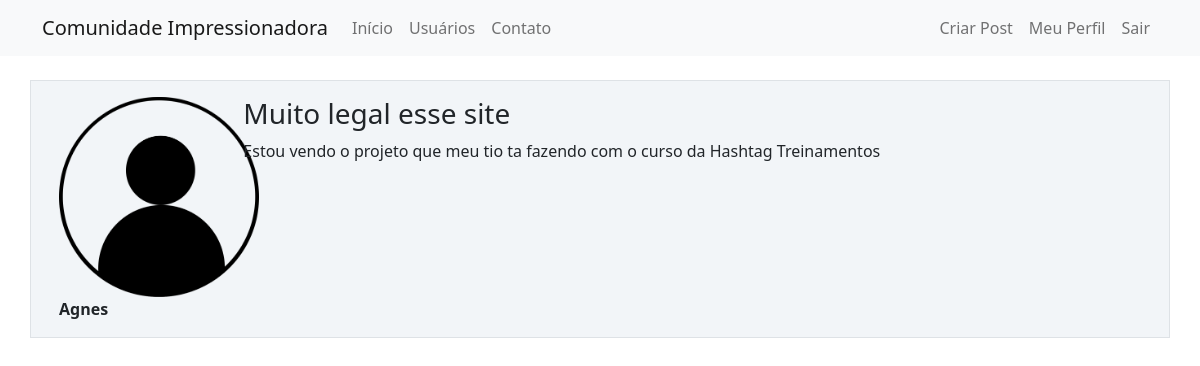
Screenshot of /post/3 (signed in) with the database file from the repository.
### comunidadeimpressionadora/models.py (models this page shows)
class Usuario(database.Model, UserMixin):
    id = database.Column(database.Integer, primary_key = True)
    username = database.Column(database.String, nullable = False)
    email = database.Column(database.String, nullable = False, unique = True)
    senha = database.Column(database.String, nullable = False)
    foto_perfil = database.Column(database.String, default = 'default.jpg')
    posts = database.relationship('Post', backref = 'autor', lazy = True)
    cursos = database.Column(database.String, nullable = False, default = 'Não informado')

class Post(database.Model):
    id = database.Column(database.Integer, primary_key = True)
    titulo = database.Column(database.String, nullable = False)
    corpo = database.Column(database.Text, nullable = False)
    data_criacao = database.Column(database.DateTime, nullable = False, default = datetime.utcnow)
    id_usuario = database.Column(database.Integer, database.ForeignKey('usuario.id'), nullable = False)

### comunidadeimpressionadora/routes.py (the view)
@app.route('/post/<post_id>', methods=['GET','POST'])
@login_required
def exibir_post(post_id):
    post = Post.query.get(post_id)
    if current_user == post.autor:
        form = FormCriarPost()
        if request.method == 'GET':
            form.titulo.data = post.titulo
            form.corpo.data = post.corpo
        elif form.validate_on_submit():
            post.titulo = form.titulo.data
            post.corpo = form.corpo.data
            database.session.commit()
            flash('Post editado com sucesso!', 'alert-success')
            return redirect(url_for('home'))
    else:
        form = None
    return render_template('post.html', post=post, form=form)

### comunidadeimpressionadora/models.py (called while the page is built)
@login_manager.user_loader
def load_usuario(id_usuario):
    return Usuario.query.get(int(id_usuario))

### comunidadeimpressionadora/templates/post.html (shortened to what this page needs)
{% extends 'base.html' %}
{% block body %}
    <div class="container mt-3">
        <div class="row border mt-4 p-3 meupost">
            <div class="col col-2">
                <div class="image pe-2">
                    <img src="{{ url_for('static', filename='fotos_perfil/{}'.format(post.autor.foto_perfil)) }}" class="rounded" width="200" >
                    <br><strong> {{ post.autor.username }} </strong>
                </div>
            </div>
            <div class="col col-9">
                <h3> {{ post.titulo }}</h3>
                <p> {{ post.corpo }}</p>
            </div>
        </div>
    </div>
{% endblock %}

### comunidadeimpressionadora/static/main.css (style rules this page uses)
.meupost { background: #f2f5f8 !important; }

### rows the page displays
Usuario: foto_perfil (placeholder picture), autor.username "Agnes"
Post: titulo "Muito legal esse site", corpo "Estou vendo o projeto que meu tio ta fazendo com o curso da Hashtag Treinamentos"
